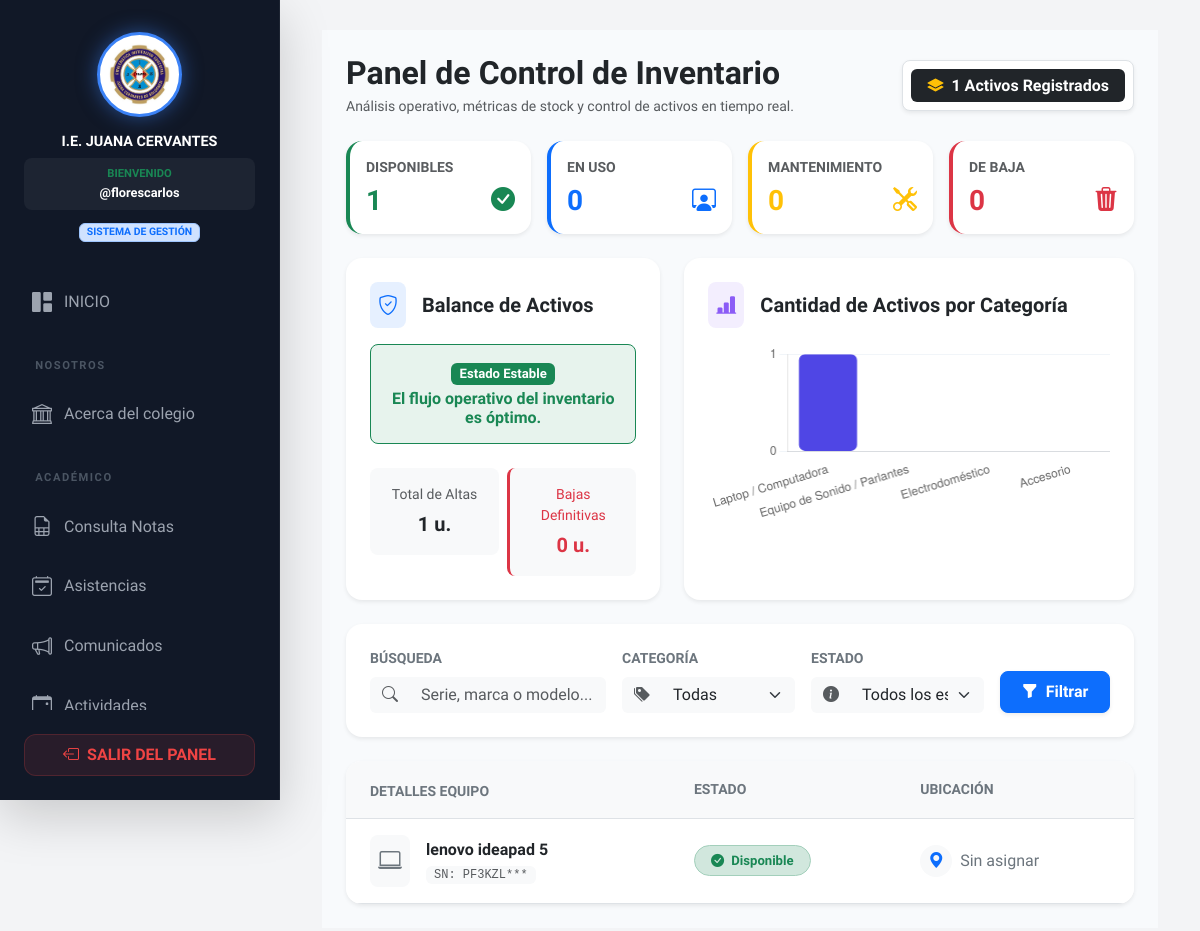
Before: /equipos/ (signed in) with the older database file.
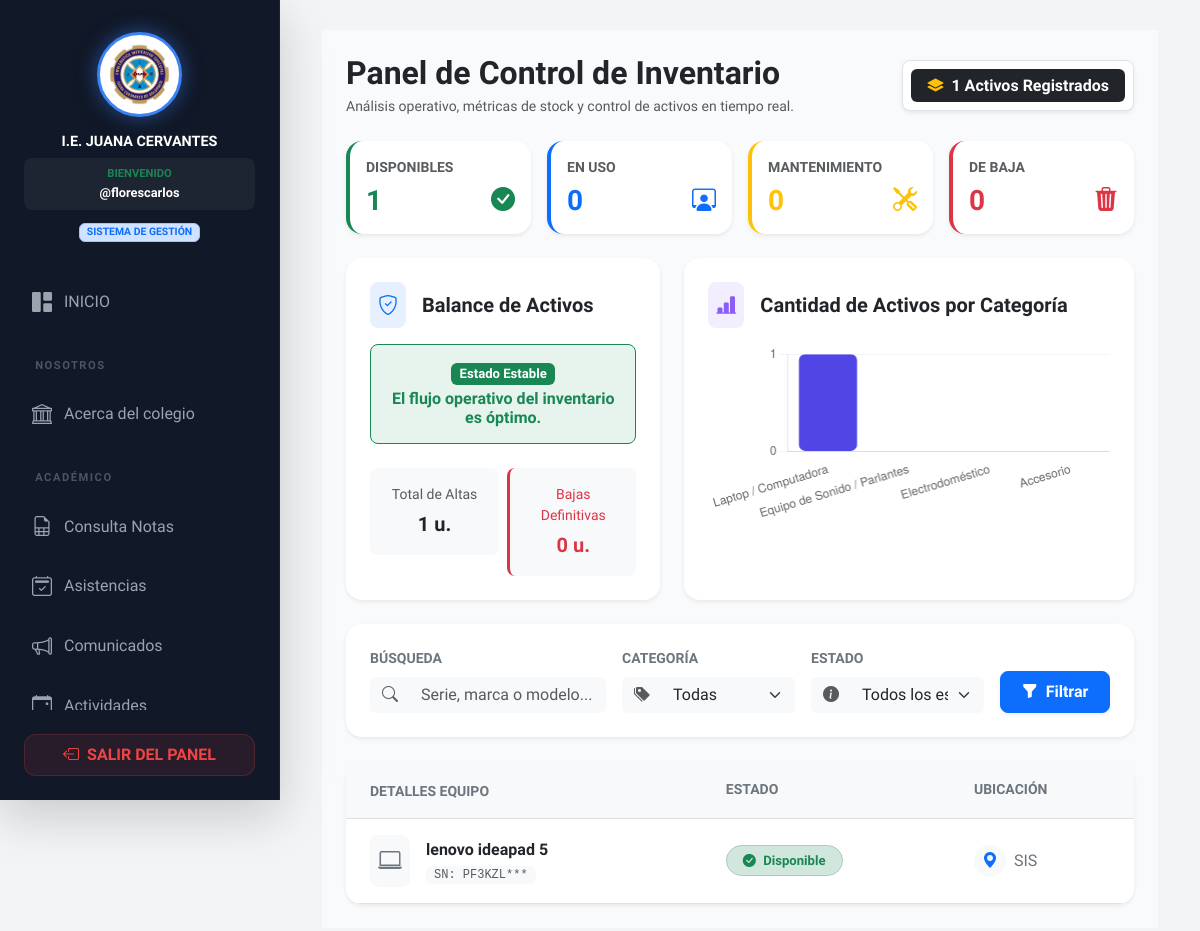
After: the same page with the newer database file.
### gestion/models.py (models this page shows, shortened)
class Equipo(models.Model):
    CATEGORIAS = [
        ('LAPTOP', 'Laptop / Computadora'),
        ('SONIDO', 'Equipo de Sonido / Parlantes'),
        ('ELECTRO', 'Electrodoméstico'),
        ('ACCESORIO', 'Accesorio'),
    ]
    ESTADOS = [
        ('DISPONIBLE', 'Disponible'),
        ('EN_USO', 'En Uso'),
        ('MANTENIMIENTO', 'En Mantenimiento'),
        ('BAJA', 'Baja'),
    ]
    serie = models.CharField(max_length=100, unique=True)
    categoria = models.CharField(max_length=20, choices=CATEGORIAS, default='LAPTOP')
    marca = models.CharField(max_length=50)
    modelo = models.CharField(max_length=50)
    fecha_ingreso_colegio = models.DateField(verbose_name="Fecha de Ingreso/Donación")
    estado = models.CharField(max_length=15, choices=ESTADOS, default='DISPONIBLE')
    aula_actual = models.CharField(max_length=100, blank=True, null=True)
    eliminado = models.BooleanField(default=False, editable=False)
    objects = EquipoManager()

### gestion/views.py (the view)
# urls.py: path('equipos/', views.inventario_view, name='inventario'),
def inventario_view(request):
    if not request.user.is_authenticated and not request.session.get('es_invitado'):
        return redirect('login')
    equipos = Equipo.objects.filter(eliminado=False)
    q = request.GET.get('q', '')
    estado = request.GET.get('estado', '')
    categoria = request.GET.get('categoria', '')
    if q:
        equipos = equipos.filter(
            Q(serie__icontains=q) | Q(marca__icontains=q) | Q(modelo__icontains=q)
        )
    if estado:
        equipos = equipos.filter(estado=estado)
    if categoria:
        equipos = equipos.filter(categoria=categoria)
    activos_totales = Equipo.objects.filter(eliminado=False)
    total_count = activos_totales.count()
    count_disponible = activos_totales.filter(estado='DISPONIBLE').count()
    count_en_uso = activos_totales.filter(estado='EN_USO').count()
    count_mantenimiento = activos_totales.filter(estado='MANTENIMIENTO').count()
    count_baja = activos_totales.filter(estado='BAJA').count()
    labels_grafico = [cat[1] for cat in Equipo.CATEGORIAS]
    conteo_por_cat = {cat[0]: 0 for cat in Equipo.CATEGORIAS}
    agrupacion_bd = activos_totales.values('categoria').annotate(total=Count('id'))
    for item in agrupacion_bd:
        cat_key = item['categoria']
        if cat_key in conteo_por_cat:
            conteo_por_cat[cat_key] = item['total']
    data_grafico = [conteo_por_cat[cat[0]] for cat in Equipo.CATEGORIAS]
    return render(request, 'inventario.html', {
        'equipos': equipos,
        'q': q,
        'estado_actual': estado,
        'categoria_actual': categoria,
        'categorias': Equipo.CATEGORIAS,
        'estados': Equipo.ESTADOS,
        'total_count': total_count,
        'count_disponible': count_disponible,
        'count_en_uso': count_en_uso,
        'count_mantenimiento': count_mantenimiento,
        'count_baja': count_baja,
        'chart_labels': json.dumps(labels_grafico),
        'chart_data': json.dumps(data_grafico),
    })

### gestion/templates/inventario.html (shortened to what the changed rows need)
{% extends "base.html" %}
{% load static %}
{% block content %}
<div class="container-fluid py-4 px-3 px-md-4" style="background-color: #f8fafc;">
    <div class="d-flex flex-column flex-sm-row justify-content-between align-items-start align-items-sm-center gap-3 mb-4">
        <div>
            <h2 class="fw-bolder text-dark mb-1 fs-2">Panel de Control de Inventario</h2>
        </div>
    </div>
    <div class="card border-0 shadow-sm rounded-4 overflow-hidden bg-white">
        <div class="table-responsive">
            <table class="table table-hover align-middle mb-0">
                <thead class="table-light border-bottom">
                    <tr>
                        <th class="ps-4 py-3 text-secondary border-0 small fw-bold text-uppercase">DETALLES EQUIPO</th>
                        <th class="text-secondary border-0 small fw-bold text-uppercase">ESTADO</th>
                        <th class="text-secondary border-0 small fw-bold text-uppercase">UBICACIÓN</th>
                    </tr>
                </thead>
                <tbody>
                    {% for e in equipos %}
                    <tr class="align-middle">
                        <td class="ps-4 py-3">
                            <div class="d-flex align-items-center">
                                <div class="bg-light rounded-3 p-2 me-3 text-secondary d-none d-sm-block">
                                    {% if e.categoria == 'LAPTOP' %}
                                        <i class="bi bi-laptop fs-4"></i>
                                    {% elif e.categoria == 'SONIDO' %}
                                        <i class="bi bi-speaker fs-4"></i>
                                    {% elif e.categoria == 'ELECTRO' %}
                                        <i class="bi bi-lightning-charge fs-4"></i>
                                    {% else %}
                                        <i class="bi bi-plugin fs-4"></i>
                                    {% endif %}
                                </div>
                                <div class="d-flex flex-column">
                                    <a href="{% url 'detalle_equipo' e.pk %}" class="fw-bold text-dark text-decoration-none hover-link fs-6">
                                        {{ e.marca }} {{ e.modelo }}
                                    </a>
                                    <small class="text-muted font-monospace mt-1 bg-light px-2 py-0.5 rounded d-inline-block style-serie">
                                        SN: {{ e.serie|slice:":6" }}***
                                    </small>
                                </div>
                            </div>
                        </td>
                        <td>
                            {% if e.estado == 'DISPONIBLE' %}
                                <span class="badge bg-success-subtle text-success border border-success-subtle rounded-pill px-3 py-2">
                                    <i class="bi bi-check-circle-fill me-1"></i> {{ e.get_estado_display }}
                                </span>
                            {% elif e.estado == 'EN_USO' %}
                                <span class="badge bg-primary-subtle text-primary border border-primary-subtle rounded-pill px-3 py-2">
                                    <i class="bi bi-person-video2 me-1"></i> {{ e.get_estado_display }}
                                </span>
                            {% elif e.estado == 'MANTENIMIENTO' %}
                                <span class="badge bg-warning-subtle text-warning border border-warning-subtle rounded-pill px-3 py-2">
                                    <i class="bi bi-tools me-1"></i> {{ e.get_estado_display }}
                                </span>
                            {% else %}
                                <span class="badge bg-danger-subtle text-danger border border-danger-subtle rounded-pill px-3 py-2">
                                    <i class="bi bi-x-circle-fill me-1"></i> {{ e.get_estado_display }}
                                </span>
                            {% endif %}
                        </td>
                        <td>
                            <div class="d-flex align-items-center">
                                <div class="bg-light p-2 rounded-circle me-2 text-primary d-inline-flex align-items-center justify-content-center" style="width:32px; height:32px;">
                                    <i class="bi bi-geo-alt-fill fs-6"></i>
                                </div>
                                <span class="text-secondary fw-medium">{{ e.aula_actual|default:"Sin asignar" }}</span>
                            </div>
                        </td>
                    </tr>
                    {% endfor %}
                </tbody>
            </table>
        </div>
    </div>
</div>
<script>
    const labelsDeBD = {{ chart_labels|safe }};
    const valuesDeBD = {{ chart_data|safe }};
    const ctx = document.getElementById('chartComposicionReal').getContext('2d');
    new Chart(ctx, {
        type: 'bar',
        data: {
            labels: labelsDeBD,
            datasets: [{
                label: 'Equipos Totales',
                data: valuesDeBD,
                backgroundColor: ['#4f46e5', '#8b5cf6', '#06b6d4', '#f59e0b'],
                borderRadius: 6,
                borderSkipped: false,
            }]
        },
        options: {
            responsive: true,
            maintainAspectRatio: false,
            plugins: {
                legend: { display: false }
            },
            scales: {
                y: { beginAtZero: true, ticks: { stepSize: 1 }, grid: { color: '#f1f5f9' } },
                x: { grid: { display: false } }
            }
        }
    });
</script>
{% endblock %}

Changed rows visible on the page:
changed Equipo "lenovo": aula_actual "Sin asignar" → "SIS"
